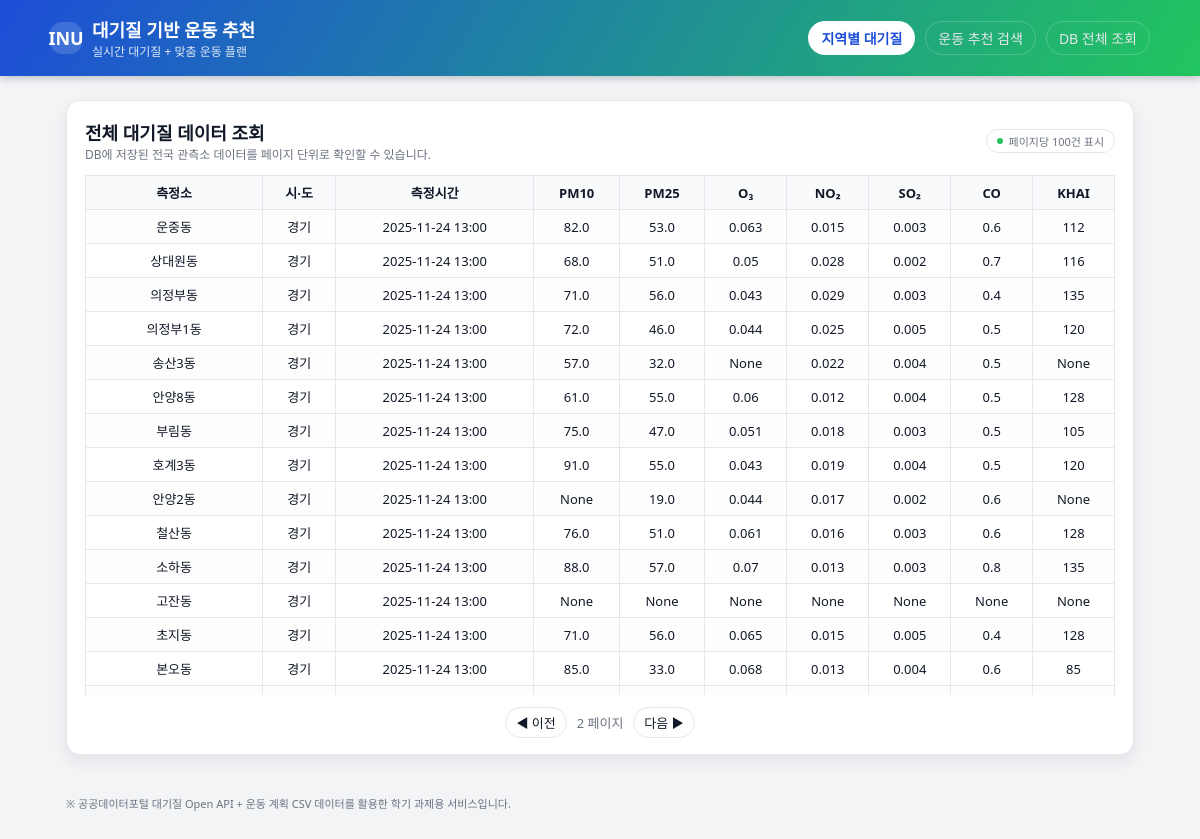
Page /list?page=2 on the earlier database version.
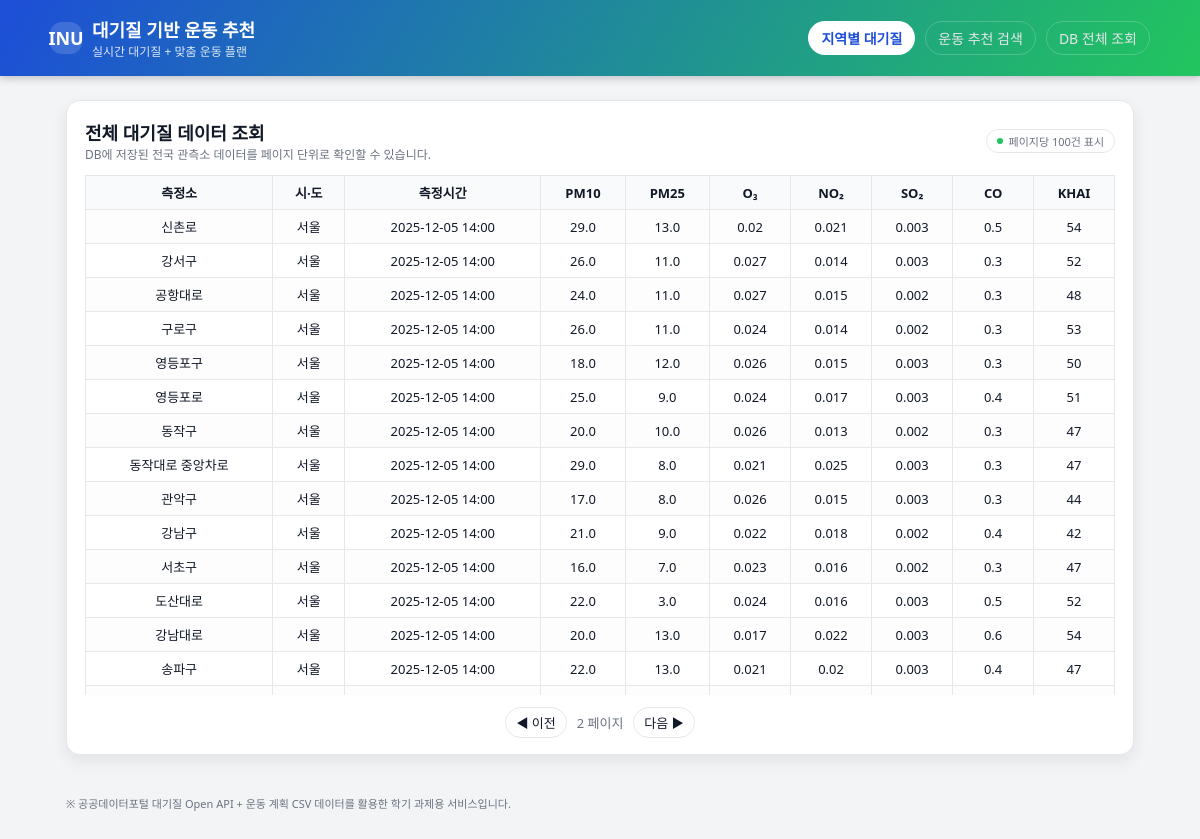
Same page on the later database version.
### tables this page shows
CREATE TABLE air_quality (
    id        INTEGER PRIMARY KEY AUTOINCREMENT,
    station   TEXT,
    sido      TEXT,
    dataTime  TEXT,
    pm10      REAL,
    pm25      REAL,
    o3        REAL,
    no2       REAL,
    so2       REAL,
    co        REAL,
    khai      INTEGER
);

### app.py (the view)
@app.route("/list")
def list_data():
    page = int(request.args.get("page", 1))
    per_page = 100  # 페이지당 100개
    offset = (page - 1) * per_page
    conn = sqlite3.connect(DB_PATH)
    cur = conn.cursor()
    cur.execute("""
        SELECT station, sido, dataTime, pm10, pm25, o3, no2, so2, co, khai
        FROM air_quality
        ORDER BY dataTime DESC
        LIMIT ? OFFSET ?
    """, (per_page + 1, offset))
    rows = cur.fetchall()
    conn.close()
    has_next = len(rows) > per_page
    rows = rows[:per_page]
    return render_template(
        "list.html",
        rows=rows,
        page=page,
        has_next=has_next
    )

### templates/list.html (shortened to what this page needs)
{% extends "base.html" %}
{% block content %}
<div class="card">
    <div class="card-header">
        <div>
            <div class="card-title">전체 대기질 데이터 조회</div>
            <div class="text-muted">DB에 저장된 전국 관측소 데이터를 페이지 단위로 확인할 수 있습니다.</div>
        </div>
        <div class="pill">
            <div class="pill-dot"></div>
            <span>페이지당 100건 표시</span>
        </div>
    </div>
    <div class="mt-8" style="overflow-x:auto; max-height: 520px;">
        <table>
            <tr>
                <th>측정소</th>
                <th>시·도</th>
                <th>측정시간</th>
                <th>PM10</th>
                <th>PM25</th>
                <th>O₃</th>
                <th>NO₂</th>
                <th>SO₂</th>
                <th>CO</th>
                <th>KHAI</th>
            </tr>
            {% for row in rows %}
            <tr>
                <td>{{ row[0] }}</td>
                <td>{{ row[1] }}</td>
                <td>{{ row[2] }}</td>
                <td>{{ row[3] }}</td>
                <td>{{ row[4] }}</td>
                <td>{{ row[5] }}</td>
                <td>{{ row[6] }}</td>
                <td>{{ row[7] }}</td>
                <td>{{ row[8] }}</td>
                <td>{{ row[9] }}</td>
            </tr>
            {% endfor %}
        </table>
    </div>
    <div class="pagination">
        {% if page > 1 %}
            <a href="/list?page={{ page-1 }}">◀ 이전</a>
        {% endif %}
        <span>{{ page }} 페이지</span>
        {% if has_next %}
            <a href="/list?page={{ page+1 }}">다음 ▶</a>
        {% endif %}
    </div>
</div>
{% endblock %}

Differences in the rows shown:
no longer on this page (row unchanged): air_quality: station "운중동", sido "경기", dataTime "2025-11-24 13:00", pm10 "82.0", pm25 "53.0", o3 "0.063", no2 "0.015", so2 "0.003", co "0.6", khai "112"
no longer on this page (row unchanged): air_quality: station "상대원동", sido "경기", dataTime "2025-11-24 13:00", pm10 "68.0", pm25 "51.0", o3 "0.05", no2 "0.028", so2 "0.002", co "0.7", khai "116"
no longer on this page (row unchanged): air_quality: station "의정부동", sido "경기", dataTime "2025-11-24 13:00", pm10 "71.0", pm25 "56.0", o3 "0.043", no2 "0.029", so2 "0.003", co "0.4", khai "135"
no longer on this page (row unchanged): air_quality: station "의정부1동", sido "경기", dataTime "2025-11-24 13:00", pm10 "72.0", pm25 "46.0", o3 "0.044", no2 "0.025", so2 "0.005", co "0.5", khai "120"
no longer on this page (row unchanged): air_quality: station "송산3동", sido "경기", dataTime "2025-11-24 13:00", pm10 "57.0", pm25 "32.0", row "None", no2 "0.022", so2 "0.004", co "0.5"
no longer on this page (row unchanged): air_quality: station "안양8동", sido "경기", dataTime "2025-11-24 13:00", pm10 "61.0", pm25 "55.0", o3 "0.06", no2 "0.012", so2 "0.004", co "0.5", khai "128"
no longer on this page (row unchanged): air_quality: station "부림동", sido "경기", dataTime "2025-11-24 13:00", pm10 "75.0", pm25 "47.0", o3 "0.051", no2 "0.018", so2 "0.003", co "0.5", khai "105"
no longer on this page (row unchanged): air_quality: station "호계3동", sido "경기", dataTime "2025-11-24 13:00", pm10 "91.0", pm25 "55.0", o3 "0.043", no2 "0.019", so2 "0.004", co "0.5", khai "120"
no longer on this page (row unchanged): air_quality: station "안양2동", sido "경기", dataTime "2025-11-24 13:00", row "None", pm25 "19.0", o3 "0.044", no2 "0.017", so2 "0.002", co "0.6"
no longer on this page (row unchanged): air_quality: station "철산동", sido "경기", dataTime "2025-11-24 13:00", pm10 "76.0", pm25 "51.0", o3 "0.061", no2 "0.016", so2 "0.003", co "0.6", khai "128"
no longer on this page (row unchanged): air_quality: station "소하동", sido "경기", dataTime "2025-11-24 13:00", pm10 "88.0", pm25 "57.0", o3 "0.07", no2 "0.013", so2 "0.003", co "0.8", khai "135"
no longer on this page (row unchanged): air_quality: station "고잔동", sido "경기", dataTime "2025-11-24 13:00", row "None"
no longer on this page (row unchanged): air_quality: station "초지동", sido "경기", dataTime "2025-11-24 13:00", pm10 "71.0", pm25 "56.0", o3 "0.065", no2 "0.015", so2 "0.005", co "0.4", khai "128"
no longer on this page (row unchanged): air_quality: station "본오동", sido "경기", dataTime "2025-11-24 13:00", pm10 "85.0", pm25 "33.0", o3 "0.068", no2 "0.013", so2 "0.004", co "0.6", khai "85"
added air_quality: station "신촌로", sido "서울", dataTime "2025-12-05 14:00", pm10 "29.0", pm25 "13.0", o3 "0.02", no2 "0.021", so2 "0.003", co "0.5", khai "54"
added air_quality: station "강서구", sido "서울", dataTime "2025-12-05 14:00", pm10 "26.0", pm25 "11.0", o3 "0.027", no2 "0.014", so2 "0.003", co "0.3", khai "52"
added air_quality: station "공항대로", sido "서울", dataTime "2025-12-05 14:00", pm10 "24.0", pm25 "11.0", o3 "0.027", no2 "0.015", so2 "0.002", co "0.3", khai "48"
added air_quality: station "구로구", sido "서울", dataTime "2025-12-05 14:00", pm10 "26.0", pm25 "11.0", o3 "0.024", no2 "0.014", so2 "0.002", co "0.3", khai "53"
added air_quality: station "영등포구", sido "서울", dataTime "2025-12-05 14:00", pm10 "18.0", pm25 "12.0", o3 "0.026", no2 "0.015", so2 "0.003", co "0.3", khai "50"
added air_quality: station "영등포로", sido "서울", dataTime "2025-12-05 14:00", pm10 "25.0", pm25 "9.0", o3 "0.024", no2 "0.017", so2 "0.003", co "0.4", khai "51"
added air_quality: station "동작구", sido "서울", dataTime "2025-12-05 14:00", pm10 "20.0", pm25 "10.0", o3 "0.026", no2 "0.013", so2 "0.002", co "0.3", khai "47"
added air_quality: station "동작대로 중앙차로", sido "서울", dataTime "2025-12-05 14:00", pm10 "29.0", pm25 "8.0", o3 "0.021", no2 "0.025", so2 "0.003", co "0.3", khai "47"
added air_quality: station "관악구", sido "서울", dataTime "2025-12-05 14:00", pm10 "17.0", pm25 "8.0", o3 "0.026", no2 "0.015", so2 "0.003", co "0.3", khai "44"
added air_quality: station "강남구", sido "서울", dataTime "2025-12-05 14:00", pm10 "21.0", pm25 "9.0", o3 "0.022", no2 "0.018", so2 "0.002", co "0.4", khai "42"
added air_quality: station "서초구", sido "서울", dataTime "2025-12-05 14:00", pm10 "16.0", pm25 "7.0", o3 "0.023", no2 "0.016", so2 "0.002", co "0.3", khai "47"
added air_quality: station "도산대로", sido "서울", dataTime "2025-12-05 14:00", pm10 "22.0", pm25 "3.0", o3 "0.024", no2 "0.016", so2 "0.003", co "0.5", khai "52"
added air_quality: station "강남대로", sido "서울", dataTime "2025-12-05 14:00", pm10 "20.0", pm25 "13.0", o3 "0.017", no2 "0.022", so2 "0.003", co "0.6", khai "54"
added air_quality: station "송파구", sido "서울", dataTime "2025-12-05 14:00", pm10 "22.0", pm25 "13.0", o3 "0.021", no2 "0.02", so2 "0.003", co "0.4", khai "47"
